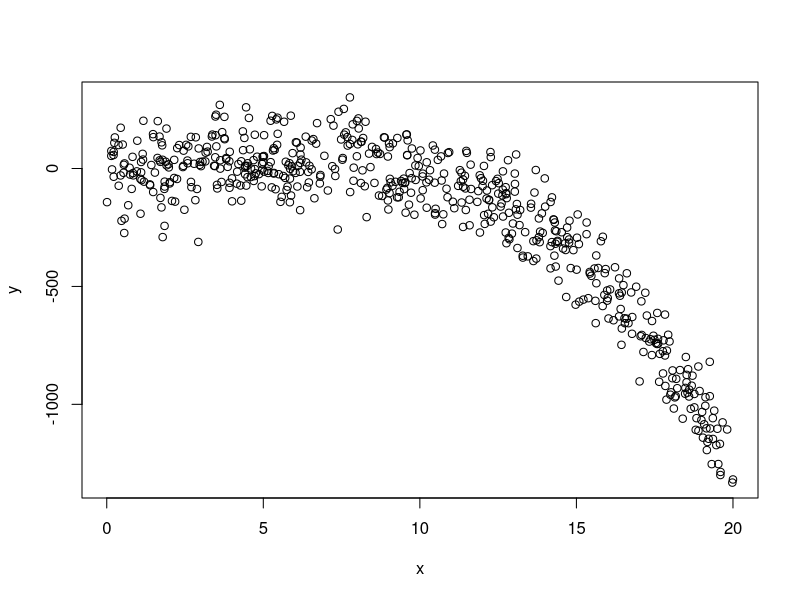

Write the R code that produced this figure.
## ---- chunk 1
#| label: setup
#| include: false
set.seed(2112)
library(palmerpenguins)
peng <- penguins[complete.cases(penguins), ]
## ---- chunk 2
#| echo: true
#| label: nrow-peng
nrow(peng)
## ---- chunk 3
#| echo: true
#| label: ess-bills
lm1 <- lm(body_mass_g ~ flipper_length_mm + bill_length_mm + bill_depth_mm, data = peng)
lm2 <- lm(body_mass_g ~ flipper_length_mm, data = peng)
anova(lm2, lm1)
## ---- chunk 4
#| echo: true
#| label: anova-lm1
anova(lm1)
## ---- chunk 5
#| echo: true
#| label: anova-lm2
anova(lm2)
## ---- chunk 6
#| echo: true
#| label: s2
s2 <- 50814912 / 329
s2
## ---- chunk 7
#| echo: true
#| label: calc-f
(51211963 - 50814912) / (2 * s2)
## ---- chunk 8
#| echo: true
#| label: calc-f-pval
1 - pf(1.28539, 2, 329)
## ---- chunk 9
#| label: ess-again
#| echo: true
#| eval: true
#| code-line-numbers: false
anova(lm2, lm1)
## ---- chunk 10
#| echo: true
#| label: type-I
## Try changing the order to see how the significance changes!
mylm <- lm(mpg ~ qsec + disp + wt, data = mtcars)
anova(mylm)
summary(mylm)$coef # No obvious connection to anova
## ---- chunk 11
#| label: polynomial-type-1-plot
x <- runif(600, 0, 20)
y <- 2 - 3*x + 3*x^2 - 0.3*x^3 + rnorm(600, 0, 100)
plot(y ~ x)
## ---- chunk 12
#| label: polynomial-type-1-anova
mylm <- lm(y ~ x + I(x^2) + I(x^3) + I(x^4) + I(x^5) + I(x^6))
anova(mylm)
## ---- chunk 13
#| echo: true
#| label: add-predictor-changes-anova
anova(lm(mpg ~ disp, data = mtcars))
anova(lm(mpg ~ disp + wt, data = mtcars))
## ---- chunk 14
#| echo: true
#| label: anova-type-3
anova(
    lm(mpg ~ disp + wt, data = mtcars),
    lm(mpg ~ disp + wt + qsec, data = mtcars)
)
anova(
    lm(mpg ~ disp + qsec, data = mtcars),
    lm(mpg ~ disp + wt + qsec, data = mtcars)
)
anova(
    lm(mpg ~ wt + qsec, data = mtcars),
    lm(mpg ~ disp + wt + qsec, data = mtcars)
)
